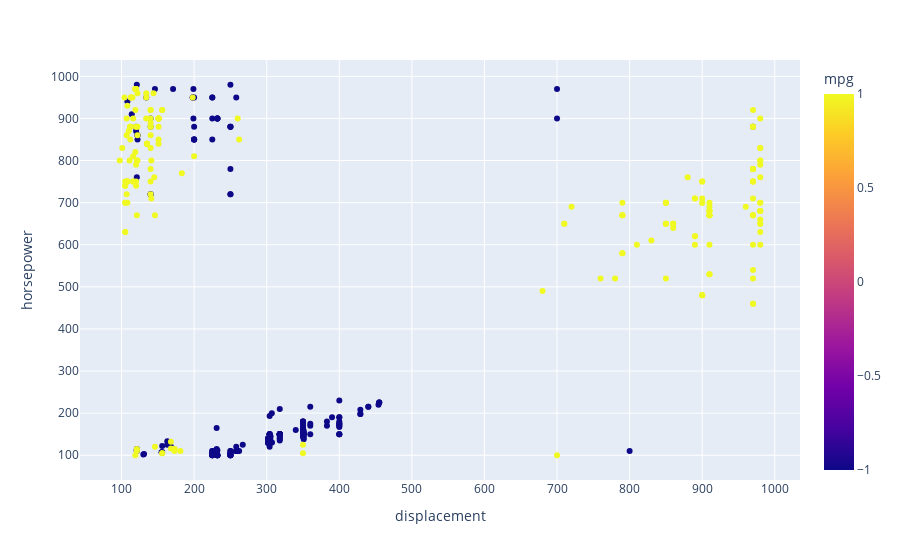
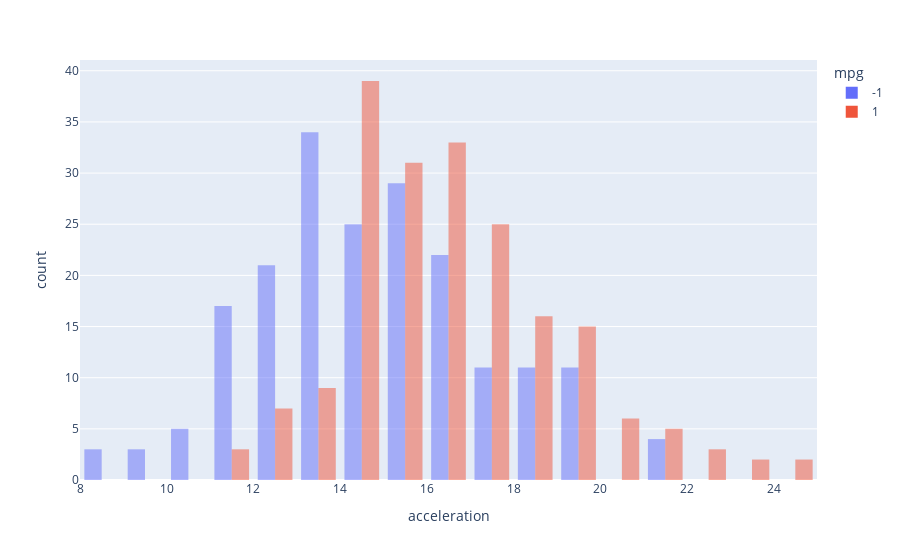
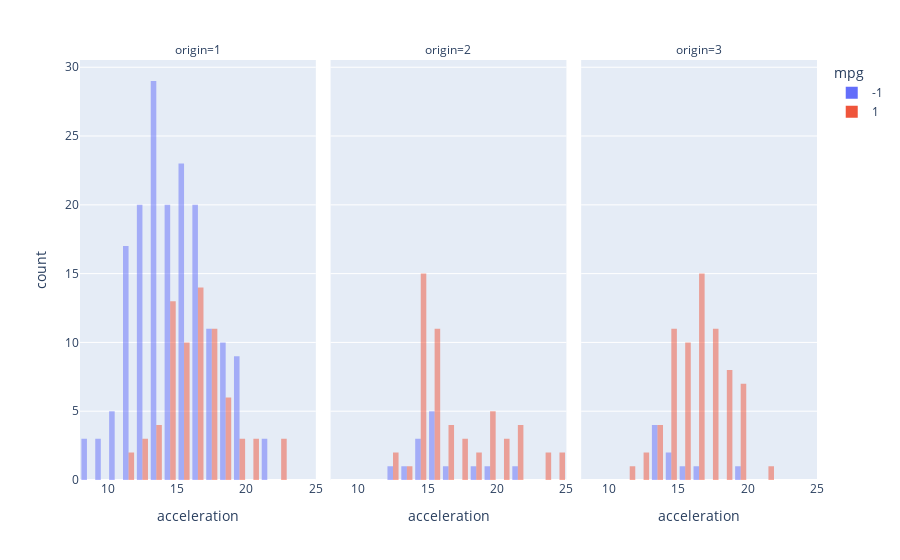

Notebook code for these charts, in order:
### Code cell
import plotly.express as px

HISTROGRAM_KWARGS = {'nbins': 30, 'opacity': 0.5, 'barmode': 'group'}

px.scatter(data_frame=auto_mpg, x='displacement', y='horsepower', color='mpg').show()
px.histogram(data_frame=auto_mpg, x='acceleration', color='mpg', **HISTROGRAM_KWARGS).show()
px.histogram(data_frame=auto_mpg, facet_col='origin', x='acceleration', color='mpg', **HISTROGRAM_KWARGS).show()

### Figure 1 — Plotly figure (JSON) as saved in the notebook; plotly's stock layout.template omitted (floating-point values rounded to 4 significant figures; data arrays with more than 128 entries replaced by an {"elided": "..."} marker saying what was removed)
{"data": [{"hovertemplate": "displacement=%{x}<br>horsepower=%{y}<br>mpg=%{marker.color}<extra></extra>", "legendgroup": "", "marker": {"color": {"elided": "392 int values"}, "coloraxis": "coloraxis", "symbol": "circle"}, "mode": "markers", "name": "", "orientation": "v", "showlegend": false, "type": "scatter", "x": {"elided": "392 float values"}, "xaxis": "x", "y": {"elided": "392 int values"}, "yaxis": "y"}], "layout": {"coloraxis": {"colorbar": {"title": {"text": "mpg"}}, "colorscale": [[0, "#0d0887"], [0.1111, "#46039f"], [0.2222, "#7201a8"], [0.3333, "#9c179e"], [0.4444, "#bd3786"], [0.5556, "#d8576b"], [0.6667, "#ed7953"], [0.7778, "#fb9f3a"], [0.8889, "#fdca26"], [1, "#f0f921"]]}, "legend": {"tracegroupgap": 0}, "margin": {"t": 60}, "xaxis": {"anchor": "y", "domain": [0, 1], "title": {"text": "displacement"}}, "yaxis": {"anchor": "x", "domain": [0, 1], "title": {"text": "horsepower"}}}}

### Figure 2 — Plotly figure (JSON) as saved in the notebook; plotly's stock layout.template omitted (floating-point values rounded to 4 significant figures; data arrays with more than 128 entries replaced by an {"elided": "..."} marker saying what was removed)
{"data": [{"alignmentgroup": "True", "bingroup": "x", "hovertemplate": "mpg=-1<br>acceleration=%{x}<br>count=%{y}<extra></extra>", "legendgroup": "-1", "marker": {"color": "#636efa", "opacity": 0.5, "pattern": {"shape": ""}}, "name": "-1", "nbinsx": 30, "offsetgroup": "-1", "orientation": "v", "showlegend": true, "type": "histogram", "x": {"elided": "196 float values"}, "xaxis": "x", "yaxis": "y"}, {"alignmentgroup": "True", "bingroup": "x", "hovertemplate": "mpg=1<br>acceleration=%{x}<br>count=%{y}<extra></extra>", "legendgroup": "1", "marker": {"color": "#EF553B", "opacity": 0.5, "pattern": {"shape": ""}}, "name": "1", "nbinsx": 30, "offsetgroup": "1", "orientation": "v", "showlegend": true, "type": "histogram", "x": {"elided": "196 float values"}, "xaxis": "x", "yaxis": "y"}], "layout": {"barmode": "group", "legend": {"title": {"text": "mpg"}, "tracegroupgap": 0}, "margin": {"t": 60}, "xaxis": {"anchor": "y", "domain": [0, 1], "title": {"text": "acceleration"}}, "yaxis": {"anchor": "x", "domain": [0, 1], "title": {"text": "count"}}}}

### Figure 3 — Plotly figure (JSON) as saved in the notebook; plotly's stock layout.template omitted (floating-point values rounded to 4 significant figures; data arrays with more than 128 entries replaced by an {"elided": "..."} marker saying what was removed)
{"data": [{"alignmentgroup": "True", "bingroup": "x", "hovertemplate": "mpg=-1<br>origin=1<br>acceleration=%{x}<br>count=%{y}<extra></extra>", "legendgroup": "-1", "marker": {"color": "#636efa", "opacity": 0.5, "pattern": {"shape": ""}}, "name": "-1", "nbinsx": 30, "offsetgroup": "-1", "orientation": "v", "showlegend": true, "type": "histogram", "x": {"elided": "173 float values"}, "xaxis": "x", "yaxis": "y"}, {"alignmentgroup": "True", "bingroup": "x", "hovertemplate": "mpg=-1<br>origin=2<br>acceleration=%{x}<br>count=%{y}<extra></extra>", "legendgroup": "-1", "marker": {"color": "#636efa", "opacity": 0.5, "pattern": {"shape": ""}}, "name": "-1", "nbinsx": 30, "offsetgroup": "-1", "orientation": "v", "showlegend": false, "type": "histogram", "x": [15.8, 16.7, 13.6, 14.5, 21.9, 15.5, 14, 15.7, 15.9, 19.5, 12.8, 15.7, 18, 14.5], "xaxis": "x2", "yaxis": "y2"}, {"alignmentgroup": "True", "bingroup": "x", "hovertemplate": "mpg=-1<br>origin=3<br>acceleration=%{x}<br>count=%{y}<extra></extra>", "legendgroup": "-1", "marker": {"color": "#636efa", "opacity": 0.5, "pattern": {"shape": ""}}, "name": "-1", "nbinsx": 30, "offsetgroup": "-1", "orientation": "v", "showlegend": false, "type": "histogram", "x": [13.5, 13.5, 15.5, 19, 13.5, 14.8, 13.5, 16.5, 14.5], "xaxis": "x3", "yaxis": "y3"}, {"alignmentgroup": "True", "bingroup": "x", "hovertemplate": "mpg=1<br>origin=1<br>acceleration=%{x}<br>count=%{y}<extra></extra>", "legendgroup": "1", "marker": {"color": "#EF553B", "opacity": 0.5, "pattern": {"shape": ""}}, "name": "1", "nbinsx": 30, "offsetgroup": "1", "orientation": "v", "showlegend": true, "type": "histogram", "x": [14, 18.5, 17, 16, 17.4, 16.7, 12.6, 17.6, 22.2, 16.4, 17.6, 20.1, 16, 22.1, 17, 14.9, 17, 16.4, 15.4, 15.5, 15.8, 14.4, 16.5, 14.5, 20.5, 17.7, 18.1, 13.6, 16.4, 19, 12.9, 18.6, 15.6, 18, 17.3, 15.7, 15, 14.4, 19.6, 18.6, 15.5, 16.5, 14.5, 15, 16, 11.3, 16, 22.2, 20.7, 14.8, 12.9, 16.5, 17, 14.5, 16.2, 19.4, 11.6, 15.5, 13.2, 15.9, 18, 13.2, 16.2, 14.9, 14.9, 14.4, 13, 17.3, 14.4, 14.7, 17, 16.4], "xaxis": "x", "yaxis": "y"}, {"alignmentgroup": "True", "bingroup": "x", "hovertemplate": "mpg=1<br>origin=2<br>acceleration=%{x}<br>count=%{y}<extra></extra>", "legendgroup": "1", "marker": {"color": "#EF553B", "opacity": 0.5, "pattern": {"shape": ""}}, "name": "1", "nbinsx": 30, "offsetgroup": "1", "orientation": "v", "showlegend": false, "type": "histogram", "x": [15, 17, 23.5, 14.5, 15.5, 14, 15.5, 17.5, 17.5, 16.9, 13.5, 16.5, 20.1, 14, 12.5, 15.5, 18, 20.5, 21, 14.5, 15.5, 15.3, 19, 24.8, 15.5, 14, 20.4, 19.5, 14, 14.2, 14.5, 16.5, 12.2, 15.3, 21.8, 19.5, 14.5, 14.1, 19.6, 16, 14.9, 14, 14.2, 15.8, 15.1, 15.3, 18.6, 19.9, 14.7, 14.7, 21.5, 23.7, 24.6, 21.7], "xaxis": "x2", "yaxis": "y2"}, {"alignmentgroup": "True", "bingroup": "x", "hovertemplate": "mpg=1<br>origin=3<br>acceleration=%{x}<br>count=%{y}<extra></extra>", "legendgroup": "1", "marker": {"color": "#EF553B", "opacity": 0.5, "pattern": {"shape": ""}}, "name": "1", "nbinsx": 30, "offsetgroup": "1", "orientation": "v", "showlegend": false, "type": "histogram", "x": [14.5, 12.5, 14.9, 15.5, 15, 17, 15, 13.5, 13.8, 14, 12.6, 15.5, 18.2, 16.5, 14.5, 14.5, 14.7, 14.2, 16.4, 17, 16, 16.6, 15.5, 16.4, 19, 16.5, 19, 17.6, 17.5, 18.5, 18.3, 19.2, 13.9, 21, 19, 17, 15.7, 15.2, 17.8, 17, 16.8, 11.4, 19.4, 14.8, 17.4, 17.5, 16.8, 14.4, 18, 16.9, 15.2, 16, 18, 16.1, 14.5, 14.5, 16.4, 15, 19.4, 18.2, 16.4, 17.3, 15, 16.2, 18.8, 16.9, 18.6, 19.2, 13.8, 17.9], "xaxis": "x3", "yaxis": "y3"}], "layout": {"annotations": [{"font": {}, "showarrow": false, "text": "origin=1", "x": 0.16, "xanchor": "center", "xref": "paper", "y": 1, "yanchor": "bottom", "yref": "paper"}, {"font": {}, "showarrow": false, "text": "origin=2", "x": 0.5, "xanchor": "center", "xref": "paper", "y": 1, "yanchor": "bottom", "yref": "paper"}, {"font": {}, "showarrow": false, "text": "origin=3", "x": 0.84, "xanchor": "center", "xref": "paper", "y": 1, "yanchor": "bottom", "yref": "paper"}], "barmode": "group", "legend": {"title": {"text": "mpg"}, "tracegroupgap": 0}, "margin": {"t": 60}, "xaxis": {"anchor": "y", "domain": [0, 0.32], "title": {"text": "acceleration"}}, "xaxis2": {"anchor": "y2", "domain": [0.34, 0.66], "matches": "x", "title": {"text": "acceleration"}}, "xaxis3": {"anchor": "y3", "domain": [0.68, 1.0], "matches": "x", "title": {"text": "acceleration"}}, "yaxis": {"anchor": "x", "domain": [0, 1], "title": {"text": "count"}}, "yaxis2": {"anchor": "x2", "domain": [0, 1], "matches": "y", "showticklabels": false}, "yaxis3": {"anchor": "x3", "domain": [0, 1], "matches": "y", "showticklabels": false}}}
